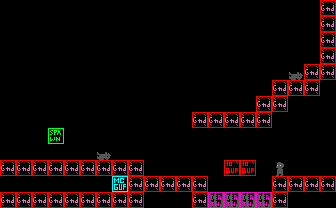

Below is a game level as drawn by its tile map, then a one-line description and the .tmx file that defines it, in full:
An orthogonal 21x13 tile map with 16x16 px tiles, 2 tile layers (bg, col), 2 tilesets and 1 object (text).

<map version="1.5" tiledversion="1.5.0" orientation="orthogonal" renderorder="right-down" width="21" height="13" tilewidth="16" tileheight="16" infinite="0" nextlayerid="4" nextobjectid="19">
 <properties>
  <property name="guffin_gate" type="int" value="15" />
  <property name="music" type="int" value="3" />
 </properties>
 <tileset firstgid="1" source="tileset.tsx" />
 <tileset firstgid="241" source="obj.tsx" />
 <layer id="1" name="bg" width="21" height="13">
  <data encoding="csv">
18,18,18,18,18,18,18,18,18,18,18,18,18,18,18,18,20,20,18,18,99,
20,18,18,18,18,18,18,18,18,18,18,18,18,18,18,18,18,18,18,18,99,
18,20,18,18,18,18,18,18,18,18,18,18,18,18,18,18,18,18,18,18,99,
18,18,18,18,18,18,18,18,18,18,18,18,18,18,18,18,18,18,18,18,99,
18,18,18,18,18,18,18,18,18,18,18,18,18,18,18,18,18,18,180,99,99,
18,18,18,18,18,18,18,18,18,18,18,18,18,18,20,18,18,99,99,99,20,
18,18,18,18,18,18,18,18,18,18,18,18,18,18,18,18,99,99,18,18,20,
18,18,18,18,18,18,18,18,18,18,18,18,99,99,99,99,99,18,18,20,20,
18,18,18,18,18,18,18,18,18,18,18,57,57,18,18,18,18,18,18,20,20,
18,18,18,18,18,18,180,18,18,18,18,18,18,18,18,18,18,18,57,57,57,
99,99,99,99,99,99,99,99,99,18,18,18,18,18,98,98,18,160,20,57,57,
18,18,18,18,18,18,18,18,99,99,99,99,99,18,18,18,18,99,99,99,99,
99,99,99,99,99,99,99,99,99,18,18,18,99,159,159,159,159,99,20,57,57
</data>
 </layer>
 <layer id="2" name="col" width="21" height="13">
  <data encoding="csv">
241,241,241,241,241,241,241,241,241,241,241,241,241,241,241,241,241,241,241,241,242,
241,241,241,241,0,0,241,241,241,241,241,0,241,241,241,241,241,241,241,241,242,
241,241,241,241,241,0,241,241,241,241,241,241,241,241,241,241,241,241,241,241,242,
241,241,241,241,241,0,241,241,241,241,241,241,241,241,241,241,241,241,241,241,242,
241,241,241,241,241,241,241,241,241,241,241,241,241,241,241,241,241,241,241,242,242,
241,241,241,241,241,241,241,241,241,241,241,241,241,241,241,241,241,242,242,242,241,
241,241,241,241,241,241,241,241,241,241,241,241,241,241,241,241,242,242,241,241,241,
241,241,241,241,241,241,241,241,241,241,241,241,242,242,242,242,242,241,241,241,241,
241,241,241,243,241,241,241,241,241,241,241,241,241,241,241,241,241,241,241,241,241,
241,241,241,241,241,241,241,241,241,241,241,241,241,241,241,241,241,241,241,241,241,
242,242,242,242,242,242,242,242,242,241,241,241,241,241,248,248,241,241,241,241,241,
241,241,241,241,241,241,241,247,242,242,242,242,242,241,241,241,241,242,242,242,242,
242,242,242,242,242,242,242,242,242,241,241,241,242,244,244,244,244,242,241,241,241
</data>
 </layer>
 <objectgroup id="3" name="obj">
  <properties>
   <property name="string_id" type="int" value="1" />
  </properties>
  <object id="17" name="HungryText" type="text" x="242.917" y="131.75" width="81.8327" height="25.8334">
   <properties>
    <property name="string_id" type="int" value="6" />
   </properties>
  </object>
 </objectgroup>
</map>
